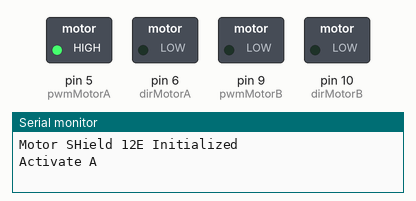
This sketch was run on a simulated Arduino Uno, built with avr-gcc and run on an emulated ATmega328P. On the bench: switched loads named in the sketch (green lamp = pin HIGH), the last lines printed to the serial monitor.

Above: at 5.7 s.
At 9.5 s:
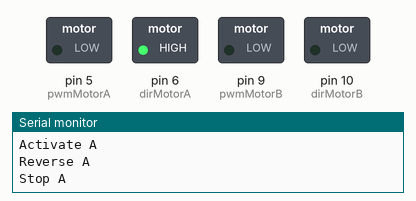
At 11.7 s:
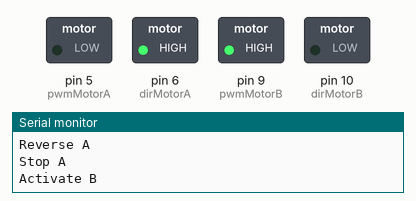
At 13.2 s:
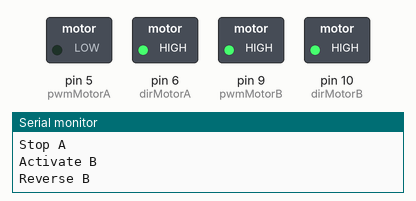
At 15.5 s:
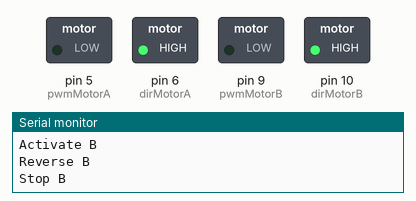
At 19.2 s:
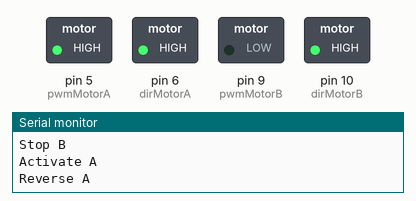
Timing chart, 0 to 20.6 s (numbered marks = the images above):
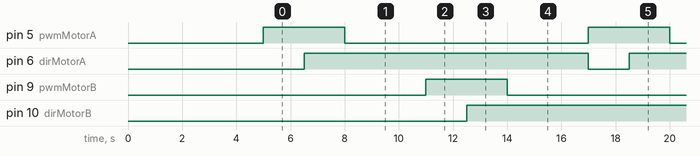

Measured:
- by itself, pin 5 (pwmMotorA), pin 9 (pwmMotorB): alternates HIGH for 3.0 s and LOW for 9.0 s
- by itself, pin 6 (dirMotorA), pin 10 (dirMotorB): alternates HIGH for 10.5 s and LOW for 1.5 s

The sketch:

printerCtrl3.ino
```cpp
/*
     Board pin | NodeMCU GPIO |  Arduino IDE
          A-                    1                         5 or D1
          A+                    3                         0 or D3
          B-                    2                         4 or D2
          B+                    4                         2 or D4
*/
const int pwmMotorA = 5;
const int dirMotorA = 6;
const int pwmMotorB = 9;
const int dirMotorB = 10;
int motorSpeed = 500;
void setup() {
  Serial.begin(115200);
  Serial.println();
  pinMode(pwmMotorA , OUTPUT);
  pinMode(pwmMotorB, OUTPUT);
  pinMode(dirMotorA, OUTPUT);
  pinMode(dirMotorB, OUTPUT);
  Serial.println("Motor SHield 12E Initialized");
  delay(5000);
}
void loop() {
  Serial.println("Activate A");
  digitalWrite(pwmMotorA, motorSpeed);
  digitalWrite(dirMotorA, LOW);
  delay(1500);
  Serial.println("Reverse A");
  digitalWrite(dirMotorA, HIGH);
  delay(1500);
  Serial.println("Stop A");
  digitalWrite(pwmMotorA, 0);
  //digitalWrite(dirMotorA, LOW);
  delay(3000);
  Serial.println("Activate B");
  digitalWrite(pwmMotorB, motorSpeed);
  digitalWrite(dirMotorB, LOW);
  delay(1500);
  Serial.println("Reverse B");
  digitalWrite(dirMotorB, HIGH);
  delay(1500);
  Serial.println("Stop B");
  digitalWrite(pwmMotorB, 0);
  //digitalWrite(dirMotorB, LOW);
  delay(3000);
}
```
